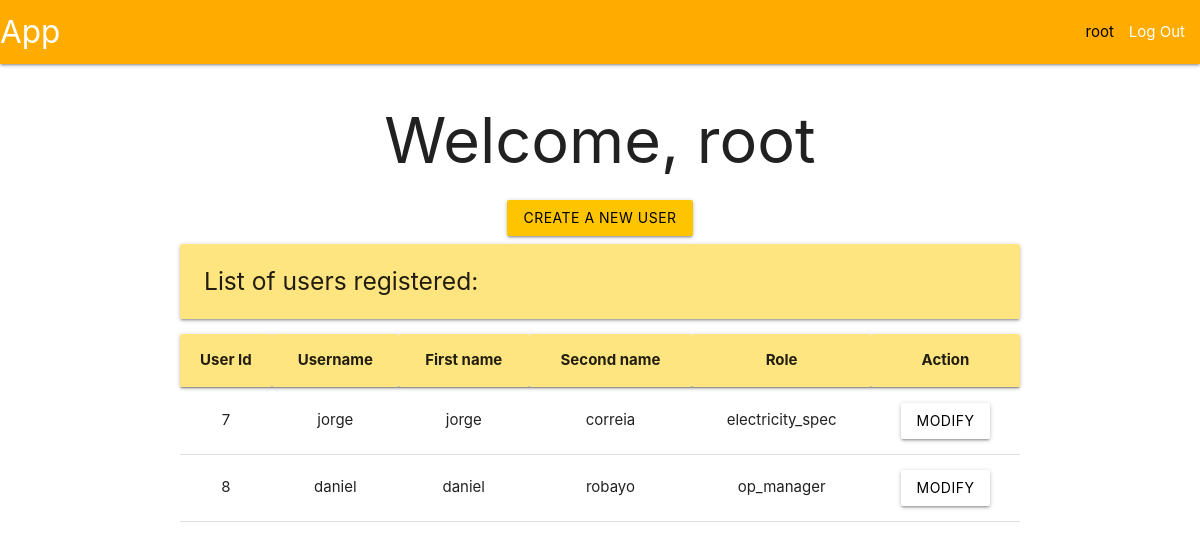
Page / (signed in) on the earlier database version.
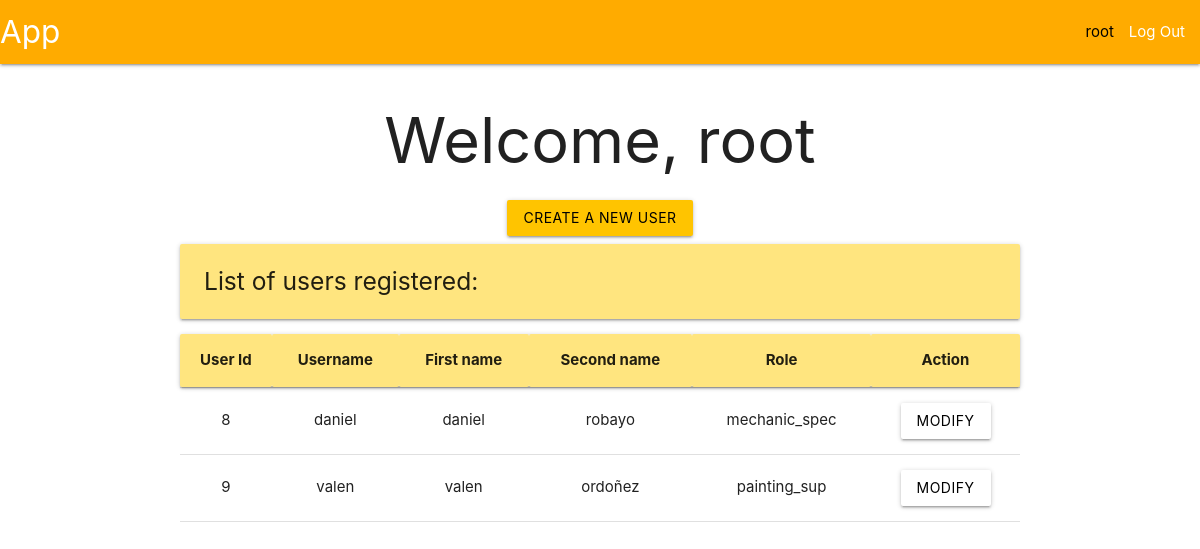
Same page on the later database version.
### tables this page shows
CREATE TABLE user (
    id INTEGER PRIMARY KEY AUTOINCREMENT,
    username TEXT UNIQUE NOT NULL,
    firstname TEXT NOT NULL,
    secondname TEXT NOT NULL,
    password TEXT NOT NULL,
    role TEXT,
    auth INTEGER
);

### app/user.py (the view, shortened to what this page needs)
@bp.route('/', methods=('POST', 'GET'))
@login_required
def index():
    db = get_db()
    db = get_db()
    users = db.execute(
        'SELECT id, username, firstname, secondname, role, auth FROM user WHERE role != ?',
        ('admin',)
    ).fetchall()
    return render_template('index/index.html', users=users)

### app/auth.py (called while the page is built)
@bp.before_app_request
def load_logged_in_user():
    user_id = session.get('user_id')
    if user_id is None:
        g.user = None
    else:
        g.user = get_db().execute(
            "SELECT * FROM user WHERE id = ?",
            (user_id,)
        ).fetchone()

def login_required(view):
    @functools.wraps(view)
    def wrapped_view(**kwargs):
        if g.user is None:
            return redirect(url_for('auth.login'))
        return view(**kwargs)
    return wrapped_view

### app/db.py (called while the page is built)
def get_db():
    if 'db' not in g:
        g.db = sqlite3.connect(
            current_app.config['DATABASE'],
            detect_types = sqlite3.PARSE_DECLTYPES
        )
        g.db.row_factory = sqlite3.Row
    return g.db

### app/templates/index/index.html
{% extends 'base.html' %}
{% block header %}
  <h1>{% block title %}Welcome, {{ g.user['username'] }}{% endblock %}</h1>
{% endblock %}
{% block content %}
  {% if g.user['role'] == 'admin' %}
  <form method="POST">
    <button class="btn waves-effect waves-ligth amber accent-3 black-text" type="submit" value="create" name="create">Create a new user</button>
  </form>
  <div class="left-align">
    <h5 class="card-panel amber accent-1">List of users registered: </h5>
  </div>
    <table class="centered">
      <thead class="card-panel amber accent-1">
        <tr>
          <th>User Id</th>
          <th>Username</th>
          <th>First name</th>
          <th>Second name</th>
          <th>Role</th>
          <th>Action</th>
        </tr>
      </thead>
      <tbody>
        {% for user in users %}
          <tr>
            <td>{{ user['id'] }}</td>
            <td>{{ user['username']}}</td>
            <td>{{ user['firstname'] }}</td>
            <td>{{ user['secondname'] }}</td>
            <td>{{ user['role'] }}</td>
            <td>
              <form method="POST">
                {% if user['auth'] == 0 %}
                <button class="btn waves-effect waves-ligth amber accent-3 black-text" type="submit" name="aprove" value="{{ user['id'] }}">Aprove</button>
                <button class="btn waves-effect waves-ligth white black-text" type="submit" name="reject" value="{{ user['id'] }}">Reject</button>
                {% else %}
                <button class="btn waves-effect waves-ligth white black-text" type="submit" name="modify" value="{{ user['id'] }}">Modify</button>
                {% endif %}
                </form>
            </td>
          </tr>
        {% endfor %}
      </tbody>
    </table>
  {% endif %}
{% endblock %}

### app/templates/base.html (shortened to what this page needs)
<!DOCTYPE html>
<link rel="stylesheet" href="{{ url_for('static', filename='materialize.css') }}">
<link rel="stylesheet" href="{{ url_for('static', filename='style.css') }}">
<nav>
    <div class="nav-wrapper amber accent-4">
      <a href="#" class="brand-logo">App</a>
      <ul class="right hide-n black-text text-black">
        {% if g.user %}
            <li><span>{{ g.user['username'] }}</span>
            <li><a href="{{ url_for('auth.logout') }}">Log Out</a>
        {% else %}
            <li><a href="{{ url_for('auth.register') }}">Register</a>
            <li><a href="{{ url_for('auth.login') }}">Log In</a>
        {% endif %}
      </ul>
    </div>
</nav>
<section class="content container center-align">
    <header>
        {% block header %}{% endblock %}
    </header>
    {% block content %}{% endblock %}
</section>

Differences in the rows shown:
removed user: id "7", username "jorge", firstname "jorge", secondname "correia", role "electricity_spec"
changed user "daniel": role "op_manager" → "mechanic_spec"
added user: id "9", username "valen", firstname "valen", secondname "ordoñez", role "painting_sup"
